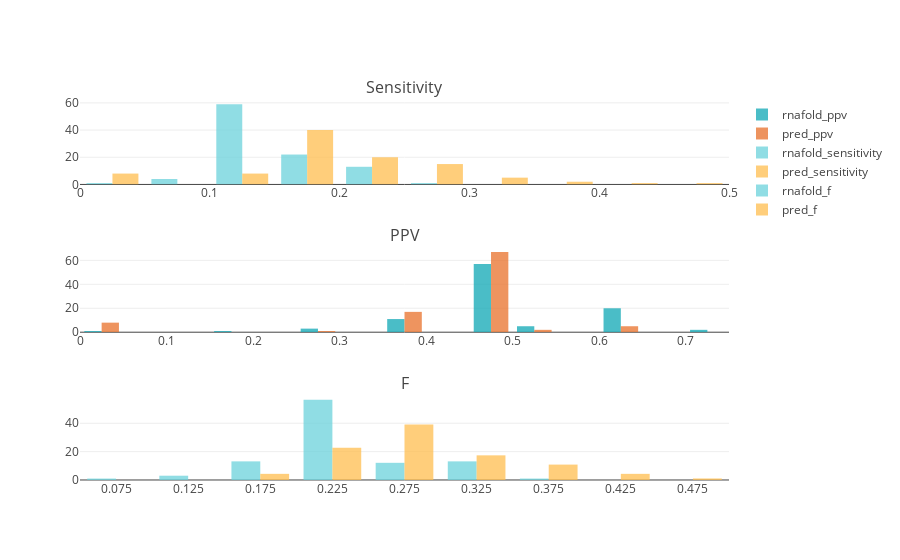

Write notebook code for a chart like this one.
### Code cell
# _row = df2.iloc[4]

_idx = np.random.randint(len(df2))
_row = df2.iloc[_idx]
print _idx, _row['seq_id'], _row['len']

# TODO plot these metrics
print "ML path: sensitivity: {}, ppv: {}, f: {}".format(_row['ml_path_sensitivity'], _row['ml_path_ppv'], _row['ml_path_f'])
print "Best pred: f: {}".format(np.nanmax(_row['pred_f']))
print "Best RNAfold: f: {}".format(np.nanmax(_row['rnafold_f']))

# fig = go.Figure()
fig = make_subplots(rows=3, cols=1, subplot_titles=['Sensitivity', 'PPV', 'F'])

fig.add_trace(go.Histogram(
x=_row['rnafold_ppv'],
histnorm='percent',
name='rnafold_ppv', # name used in legend and hover labels
xbins=dict( # bins used for histogram
    start=0.0,
    end=1.0,
    size=0.05
),
marker_color='#0ea7b5',
opacity=0.75
), row=2, col=1)
fig.add_trace(go.Histogram(
x=_row['pred_ppv'],
histnorm='percent',
name='pred_ppv', # name used in legend and hover labels
xbins=dict( # bins used for histogram
    start=0.0,
    end=1.0,
    size=0.05
),
marker_color='#e8702a',
opacity=0.75
), row=2, col=1)

fig.add_trace(go.Histogram(
x=_row['rnafold_sensitivity'],
histnorm='percent',
name='rnafold_sensitivity', # name used in legend and hover labels
xbins=dict( # bins used for histogram
    start=0.0,
    end=1.0,
    size=0.05
),
marker_color='#6bd2db',
opacity=0.75
), row=1, col=1)
fig.add_trace(go.Histogram(
x=_row['pred_sensitivity'],
histnorm='percent',
name='pred_sensitivity', # name used in legend and hover labels
xbins=dict( # bins used for histogram
    start=0.0,
    end=1.0,
    size=0.05
),
marker_color='#ffbe4f',
opacity=0.75
), row=1, col=1)

fig.add_trace(go.Histogram(
x=_row['rnafold_f'],
histnorm='percent',
name='rnafold_f', # name used in legend and hover labels
xbins=dict( # bins used for histogram
    start=0.0,
    end=1.0,
    size=0.05
),
marker_color='#6bd2db',
opacity=0.75
), row=3, col=1)
fig.add_trace(go.Histogram(
x=_row['pred_f'],
histnorm='percent',
name='pred_f', # name used in legend and hover labels
xbins=dict( # bins used for histogram
    start=0.0,
    end=1.0,
    size=0.05
),
marker_color='#ffbe4f',
opacity=0.75
), row=3, col=1)
iplot(fig)
